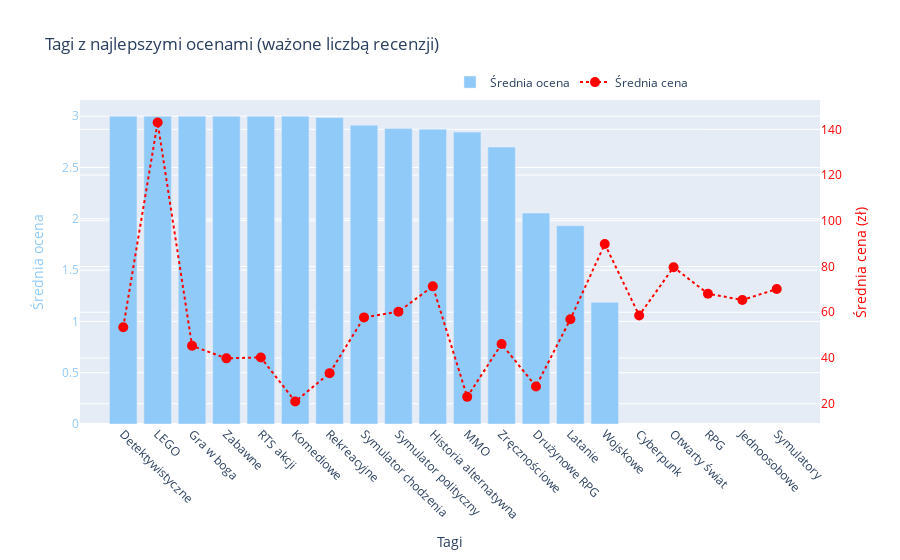
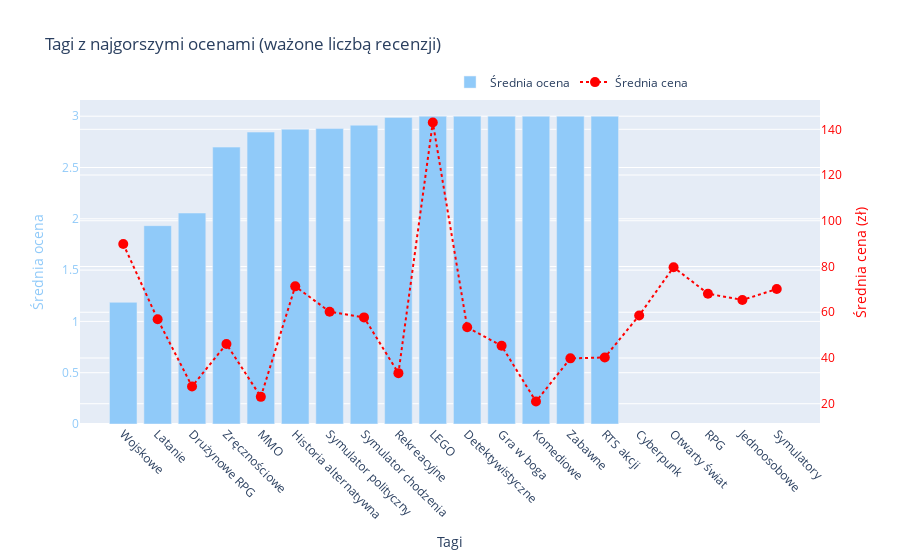

Notebook cell for these charts, in order:
### Code cell
import plotly.graph_objects as go

# Obliczanie wyników
top_positive_tags, top_negative_tags = avg_sentiment_and_price_per_tag(df, top_n=20, min_games=3)

def create_dual_axis_chart(df, title):
    fig = go.Figure()

    # Słupki dla średniej oceny
    fig.add_trace(go.Bar(
        x=df['Tag'],
        y=df['Average Sentiment'],
        name='Średnia ocena',
        marker_color='#90CAF9',  # Łagodny pastelowy niebieski
        yaxis='y1'
    ))

    # Linie i punkty dla średniej ceny
    fig.add_trace(go.Scatter(
        x=df['Tag'],
        y=df['Average Price'],
        name='Średnia cena',
        mode='lines+markers',
        marker=dict(color='red', size=10),
        line=dict(width=2, dash='dot'),
        yaxis='y2'
    ))

    # Konfiguracja osi Y
    fig.update_layout(
        title=title,
        xaxis=dict(title='Tagi', tickangle=45),
        yaxis=dict(
            title='Średnia ocena',
            titlefont=dict(color='#90CAF9'),  # Dopasowany kolor tytułu osi
            tickfont=dict(color='#90CAF9'),
        ),
        yaxis2=dict(
            title='Średnia cena (zł)',
            titlefont=dict(color='red'),
            tickfont=dict(color='red'),
            overlaying='y',
            side='right'
        ),
        legend=dict(x=0.5, y=1.1, orientation='h')
    )

    return fig

# Przygotowanie wykresów dla najlepszych i najgorszych tagów
fig_positive = create_dual_axis_chart(top_positive_tags, 'Tagi z najlepszymi ocenami (ważone liczbą recenzji)')
fig_negative = create_dual_axis_chart(top_negative_tags, 'Tagi z najgorszymi ocenami (ważone liczbą recenzji)')

# Wyświetlenie wykresów
fig_positive.show()
fig_negative.show()

### Figure 1 — Plotly figure (JSON) as saved in the notebook; plotly's stock layout.template omitted (floating-point values rounded to 4 significant figures)
{"data": [{"marker": {"color": "#90CAF9"}, "name": "Średnia ocena", "type": "bar", "x": ["Detektywistyczne", "LEGO", "Gra w boga", "Zabawne", "RTS akcji", "Komediowe", "Rekreacyjne", "Symulator chodzenia", "Symulator polityczny", "Historia alternatywna", "MMO", "Zręcznościowe", "Drużynowe RPG", "Latanie", "Wojskowe", "Cyberpunk", "Otwarty świat", "RPG", "Jednoosobowe", "Symulatory"], "y": [3, 3, 3, 3, 3, 3, 2.988, 2.912, 2.879, 2.874, 2.845, 2.699, 2.056, 1.933, 1.186, null, null, null, null, null], "yaxis": "y"}, {"line": {"dash": "dot", "width": 2}, "marker": {"color": "red", "size": 10}, "mode": "lines+markers", "name": "Średnia cena", "type": "scatter", "x": ["Detektywistyczne", "LEGO", "Gra w boga", "Zabawne", "RTS akcji", "Komediowe", "Rekreacyjne", "Symulator chodzenia", "Symulator polityczny", "Historia alternatywna", "MMO", "Zręcznościowe", "Drużynowe RPG", "Latanie", "Wojskowe", "Cyberpunk", "Otwarty świat", "RPG", "Jednoosobowe", "Symulatory"], "y": [53.42, 143.0, 45.32, 39.83, 40.24, 20.95, 33.37, 57.75, 60.24, 71.33, 23.0, 46.11, 27.54, 56.94, 89.82, 58.61, 79.69, 68.11, 65.37, 70.13], "yaxis": "y2"}], "layout": {"legend": {"orientation": "h", "x": 0.5, "y": 1.1}, "title": {"text": "Tagi z najlepszymi ocenami (ważone liczbą recenzji)"}, "xaxis": {"tickangle": 45, "title": {"text": "Tagi"}}, "yaxis": {"tickfont": {"color": "#90CAF9"}, "title": {"font": {"color": "#90CAF9"}, "text": "Średnia ocena"}}, "yaxis2": {"overlaying": "y", "side": "right", "tickfont": {"color": "red"}, "title": {"font": {"color": "red"}, "text": "Średnia cena (zł)"}}}}

### Figure 2 — Plotly figure (JSON) as saved in the notebook; plotly's stock layout.template omitted (floating-point values rounded to 4 significant figures)
{"data": [{"marker": {"color": "#90CAF9"}, "name": "Średnia ocena", "type": "bar", "x": ["Wojskowe", "Latanie", "Drużynowe RPG", "Zręcznościowe", "MMO", "Historia alternatywna", "Symulator polityczny", "Symulator chodzenia", "Rekreacyjne", "LEGO", "Detektywistyczne", "Gra w boga", "Komediowe", "Zabawne", "RTS akcji", "Cyberpunk", "Otwarty świat", "RPG", "Jednoosobowe", "Symulatory"], "y": [1.186, 1.933, 2.056, 2.699, 2.845, 2.874, 2.879, 2.912, 2.988, 3, 3, 3, 3, 3, 3, null, null, null, null, null], "yaxis": "y"}, {"line": {"dash": "dot", "width": 2}, "marker": {"color": "red", "size": 10}, "mode": "lines+markers", "name": "Średnia cena", "type": "scatter", "x": ["Wojskowe", "Latanie", "Drużynowe RPG", "Zręcznościowe", "MMO", "Historia alternatywna", "Symulator polityczny", "Symulator chodzenia", "Rekreacyjne", "LEGO", "Detektywistyczne", "Gra w boga", "Komediowe", "Zabawne", "RTS akcji", "Cyberpunk", "Otwarty świat", "RPG", "Jednoosobowe", "Symulatory"], "y": [89.82, 56.94, 27.54, 46.11, 23.0, 71.33, 60.24, 57.75, 33.37, 143.0, 53.42, 45.32, 20.95, 39.83, 40.24, 58.61, 79.69, 68.11, 65.37, 70.13], "yaxis": "y2"}], "layout": {"legend": {"orientation": "h", "x": 0.5, "y": 1.1}, "title": {"text": "Tagi z najgorszymi ocenami (ważone liczbą recenzji)"}, "xaxis": {"tickangle": 45, "title": {"text": "Tagi"}}, "yaxis": {"tickfont": {"color": "#90CAF9"}, "title": {"font": {"color": "#90CAF9"}, "text": "Średnia ocena"}}, "yaxis2": {"overlaying": "y", "side": "right", "tickfont": {"color": "red"}, "title": {"font": {"color": "red"}, "text": "Średnia cena (zł)"}}}}
